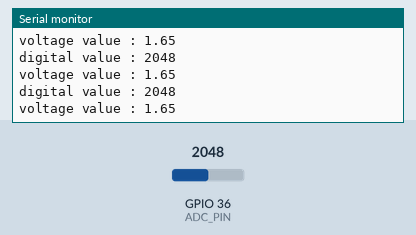
This sketch was run on a simulated ESP32. Shown: the last lines printed to the serial monitor. Inputs (shaded band) come from the test bench; at power-on: GPIO 36 (ADC_PIN) = 2048.

Above: at 1.3 s.
1.4 s: GPIO 36 (ADC_PIN) set to 2866
At 1.9 s:
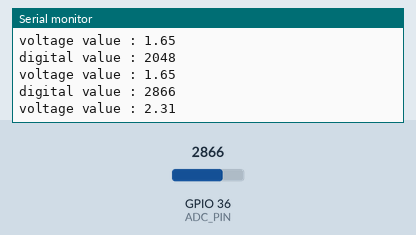
2.9 s: GPIO 36 (ADC_PIN) set to 3603
At 3.4 s:
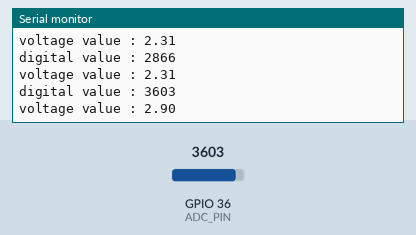
Timing chart, 0 to 5.9 s (numbered marks = the images above; inputs shaded):
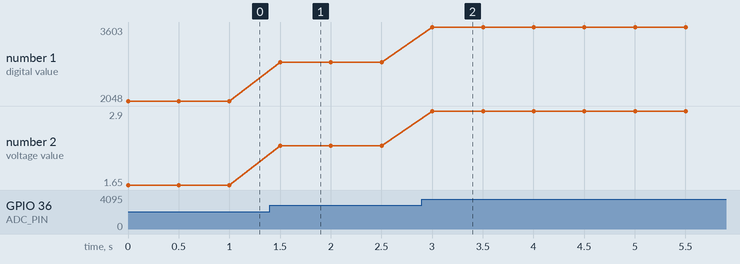

The sketch:

ADC.ino
```cpp
#define ADC_PIN 36

int digital_val = 0;
float voltage_val = 0;

void setup(){
  pinMode(ADC_PIN, INPUT);
  Serial.begin(115200);
}

void loop(){
  digital_val = analogRead(ADC_PIN);
  voltage_val = digital_val / 4095.0 * 3.3;
  Serial.print("digital value : ");
  Serial.println(digital_val);
  Serial.print("voltage value : ");
  Serial.println(voltage_val);
  delay(500);
}
```

Measured:
- after the input at 1.4 s, the serial monitor: prints a new line after 0.10 s (image 1)
- after the input at 2.9 s, the serial monitor: prints a new line after 0.10 s (image 2)
- plotted number 1: 2048 → 2866 after the input at 1.4 s, 2866 → 3603 after the input at 2.9 s
- plotted number 2: 1.65 → 2.31 after the input at 1.4 s, 2.31 → 2.9 after the input at 2.9 s
